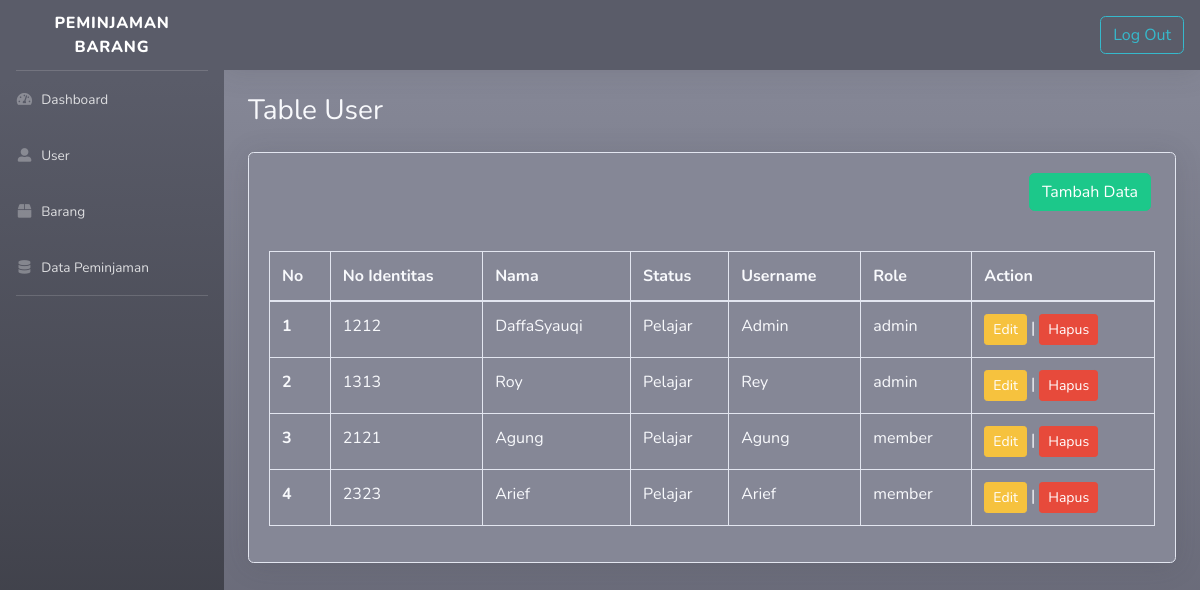
Before: /user.php (signed in) with the older database file.
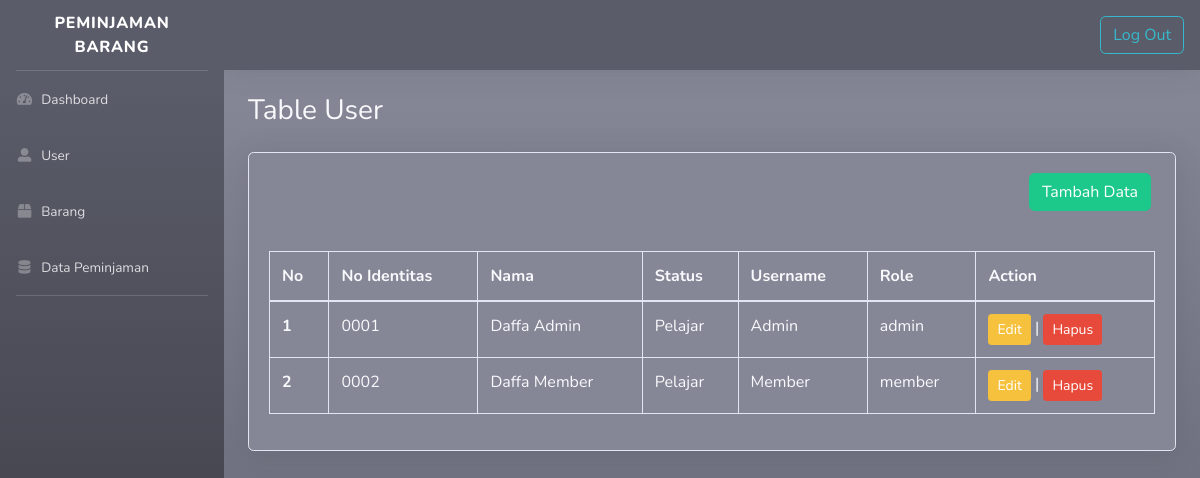
After: the same page with the newer database file.
### tables this page shows
CREATE TABLE `user` (
  `id` int NOT NULL AUTO_INCREMENT,
  `no_identitas` varchar(50) DEFAULT NULL,
  `nama` varchar(50) NOT NULL,
  `status` varchar(50) NOT NULL,
  `username` varchar(50) NOT NULL,
  `password` varchar(50) NOT NULL,
  `role` varchar(10) NOT NULL,
  PRIMARY KEY (`id`),
  UNIQUE KEY `no_identitas` (`no_identitas`)
);

### database.php (called while the page is built, shortened)
<?php
    $db_host = "localhost";
    $db_user = "root";
    $db_pass = "";
    $db_name = "peminjamanbarang";
    $connect = mysqli_connect($db_host, $db_user, $db_pass, $db_name) or die("Gagal terhubung dengan Database: " . mysqli_error($dbconnect));
    function showdataUser()
    {
        global $connect;
        $hasil=mysqli_query($connect,"SELECT user.id, user.no_identitas, user.nama, user.status, user.username, user.role from user;");
        $rows=[];
        while($row = mysqli_fetch_assoc($hasil))
        {
            $rows[] = $row;
        }
        return $rows;
    }
?>

### user.php (the view, shortened to what this page needs)
<?php
    require_once('database.php');
    $data=showdataUser();
    $nomor=0;
?>
<!DOCTYPE html>
<html lang="en">
<head>
    <link href="resource/vendor/fontawesome-free/css/all.min.css" rel="stylesheet" type="text/css">
    <link href="resource/css/sb-admin-2.min.css" rel="stylesheet">
</head>
<body id="page-top">
    <div id="wrapper">
        <?php
            if($_SESSION['status']!="login"){
                header("location:login.php?msg=belum_login");
            } else{
                include("sidebar.php");
            }
        ?>
        <div id="content-wrapper" class="d-flex flex-column bg-gradient-secondary">
            <div id="content">
                <nav class="navbar navbar-expand navbar-light bg-dark topbar mb-4 static-top shadow">
                    <div class=" container justify-content-end">
                        <a href="logout.php"><button type="button" class="btn btn-outline-info">Log Out</button></a>
                    </div>
                </nav>
                <div class="container-fluid">
<h1 class="h3 mb-4 text-light">Table User</h1>
<div class="card shadow text-light bg-secondary mb-4">
    <div class="card-body">
        <div class="row justify-content-end pr-3">
        <a href="tambah-user.php"><button type="button" class="btn btn-success">Tambah Data</button></a>
        </div>
    </div>
    <div class="card-body">
        <div class="table-responsive">
            <table class="table table-bordered text-light" id="dataTable" width="100%" cellspacing="0">
                <thead>
                    <tr>
                        <th>No</th>
                        <th>No Identitas</th>
                        <th>Nama</th>
                        <th>Status</th>
                        <th>Username</th>
                        <th>Role</th>
                        <th>Action</th>
                    </tr>
                </thead>
                <tbody>
                    <?php foreach($data as $user) : ?>
                    <?php $nomor++; ?>
                    <tr>
                        <th scope="row"><?php echo "$nomor"; ?></th>
                        <td><?php echo "$user[no_identitas]";?></td>
                        <td><?php echo "$user[nama]";?></td>
                        <td><?php echo "$user[status]";?></td>
                        <td><?php echo "$user[username]";?></td>
                        <td><?php echo "$user[role]";?></td>
                        <td>
                            <?php
                                echo "
                                <a href='edit-user.php?id=$user[id]'><button type='button' class='btn btn-warning btn-sm'>Edit</button></a>
                                |
                                <a href='javascript:deleteData(".$user['id'].")'><button type='button' class='btn btn-danger btn-sm'>Hapus</button></a>
                                "
                            ?>
                        </td>
                    </tr>
                    <?php endforeach; ?>
                </tbody>
            </table>
        </div>
    </div>
</div>
</div>
        </div>
    </div>
</body>
</html>

Changed rows visible on the page:
removed user: no_identitas "2121", nama "Agung", status "Pelajar", username "Agung", role "member"
removed user: no_identitas "2323", nama "Arief", status "Pelajar", username "Arief", role "member"
changed user "Admin": no_identitas "1212" → "0001"; nama "DaffaSyauqi" → "Daffa Admin"
changed user: no_identitas "1313" → "0002"; nama "Roy" → "Daffa Member"; username "Rey" → "Member"; role "admin" → "member"
